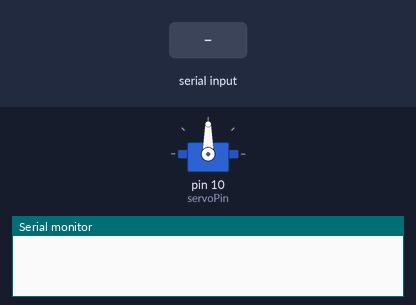
Simulated run of this sketch. Board: Arduino Uno, built with avr-gcc and run on an emulated ATmega328P. Parts: servo, the last lines printed to the serial monitor. Inputs (shaded band) come from the test bench.

Above: at 2.2 s.
2.3 s: "L" received over Serial
At 3.5 s:
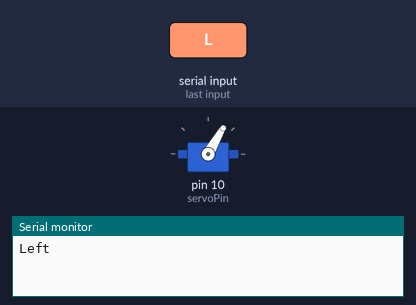
3.8 s: "R" received over Serial
At 4.9 s:
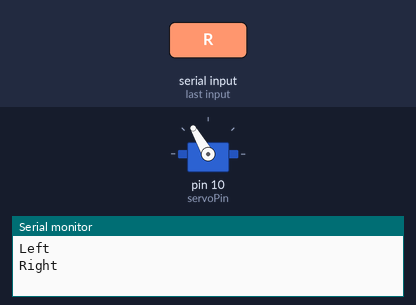
5.3 s: "S" received over Serial
At 6.0 s:
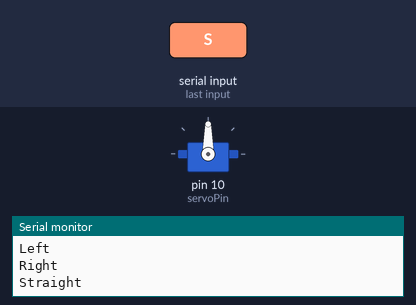
Timing chart, 0 to 8.3 s (numbered marks = the images above; inputs shaded):
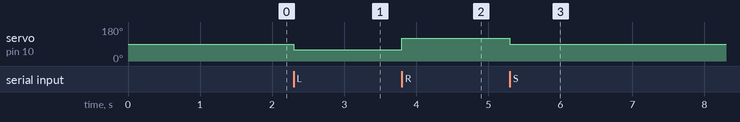

Measured:
- after the input at 2.3 s, servo on pin 10 (servoPin): 90° → 60° at once
- after the input at 3.8 s, servo on pin 10 (servoPin): 60° → 120° at once
- after the input at 5.3 s, servo on pin 10 (servoPin): 120° → 90° at once

The sketch:

sketch_feb27a.ino
```cpp
// Include the Servo library
#include <Servo.h>
// Declare the Servo pin
int servoPin = 10;
// Create a servo object
Servo Servo1;
void setup() {
   // We need to attach the servo to the used pin number
   Serial.begin(9600);
   Servo1.attach(servoPin);
   Servo1.write(90);
   delay(1000);
}
void loop(){
  if (Serial.available() > 0)
  {
      int input = Serial.read();
     if(input == 'L'){
      Servo1.write(60);
      Serial.println("Left");
     }
     else if(input == 'R'){
      Servo1.write(120);
      Serial.println("Right");
     }
     else if(input == 'S'){
      Servo1.write(90);
      Serial.println("Straight");
     }
  }
}


// 60 degrees = Left
// 90 degrees = straight
// 120 degrees = right


//// Include the Servo library
//#include <Servo.h>
//// Declare the Servo pin
//int servoPin = 10;
//// Create a servo object
//Servo Servo1;
//void setup() {
//   // We need to attach the servo to the used pin number
//   Servo1.attach(servoPin);
//   Serial.begin(9600);
//}
//void loop(){
//   // Make servo go to 0 degrees
//  int angle = Servo1.read();
//  Serial.println(angle);
//  Serial.println('\n');
//
//   if (Serial.available() > 0)
//   {
//      int input = Serial.read();
//      Servo1.write(int(input));
//   }
//}
```
